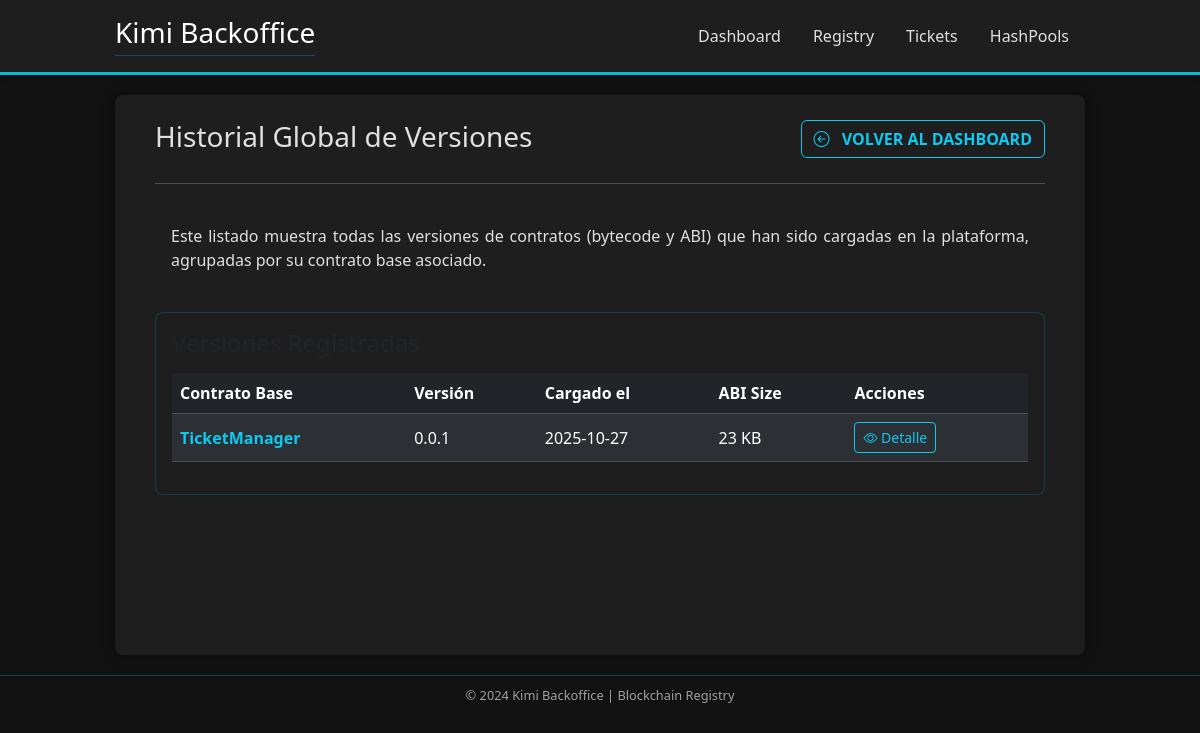
The app's page /contractRegistry/version/list/ with its own data.
### contractRegistry/models.py (models this page shows, shortened)
class ContractVersion(models.Model):
    base_contract = models.ForeignKey(BaseContract, on_delete=models.CASCADE, related_name='versions')
    version = models.CharField(max_length=50)
    bytecode = models.TextField()
    abi = models.JSONField()
    created_at = models.DateTimeField(auto_now_add=True)
    class Meta:
        constraints = [
            UniqueConstraint(
                fields=['base_contract', 'version'],
                name='unique_version_per_base_contract'
            )
        ]

class BaseContract(models.Model):
    name = models.CharField(max_length=100, unique=True)
    descripcion = models.TextField(blank=True, help_text="Descripción opcional del contrato base.")
    created_at = models.DateTimeField(auto_now_add=True)

### contractRegistry/views.py (the view)
# urls.py: path('version/list/', views.versionList, name='version_list'),
def versionList(request):
    versions = ContractVersion.objects.all()
    context = {
        'versions': versions
    }
    return render(request, 'contractRegistry/version_list.html', context)

### templates/contractRegistry/version_list.html (shortened to what this page needs)
{% extends "base.html" %}
{% load static %}
{% block content %}
<div class="centered-container mx-auto dashboard-content">
    <div class="d-flex justify-content-between align-items-center mb-4 border-0">
      <h2 class="h3 text-accent mb-0" style="border-bottom: none !important;">Historial Global de Versiones</h2>
      <a href="{% url 'contractRegistry:index' %}" class="btn btn-outline-info fw-bold text-uppercase"><i class="bi bi-arrow-left-circle me-2"></i> Volver al Dashboard</a>
    </div>
    <hr class="text-accent mt-0 mb-4" />
    <div class="mb-4 welcome-card p-3 d-flex justify-content-between align-items-start">
      <div style="text-align: justify;">
        <p class="mb-0 text-text-dim">
          Este listado muestra todas las versiones de contratos (bytecode y ABI) que han sido cargadas en la plataforma, agrupadas por su contrato base asociado.
        </p>
      </div>
    </div>
    <div class="card status-card-table p-3">
        <h4 class="text-text-light mb-3">Versiones Registradas</h4>
        <table class="table table-dark table-striped table-hover">
            <thead>
                <tr>
                    <th scope="col" class="text-accent">Contrato Base</th>
                    <th scope="col" class="text-accent">Versión</th>
                    <th scope="col" class="text-accent">Cargado el</th>
                    <th scope="col" class="text-accent">ABI Size</th>
                    <th scope="col" class="text-accent">Acciones</th>
                </tr>
            </thead>
            <tbody>
                {% for version in versions %}
                    <tr class="text-text-dim align-middle">
                        <td class="fw-bold text-light">
                            <a href="{% url 'contractRegistry:contract_detail' contract_id=version.base_contract.id %}" class="text-info text-decoration-none">
                                {{ version.base_contract.name }}
                            </a>
                        </td>
                        <td>{{ version.version }}</td>
                        <td>{{ version.created_at|date:'Y-m-d' }}</td>
                        <td>{{ version.abi|length }} KB</td>
                        <td>
                            <a href="{% url 'contractRegistry:contract_detail' contract_id=version.base_contract.id %}" class="btn btn-sm btn-outline-info me-2">
                                <i class="bi bi-eye"></i> Detalle
                            </a>
                        </td>
                    </tr>
                {% empty %}
                    <tr class="text-center">
                        <td colspan="5" class="text-warning fw-bold">No hay versiones de contratos registradas aún.</td>
                    </tr>
                {% endfor %}
            </tbody>
        </table>
    </div>
</div>
{% endblock %}

### templates/base.html (style rules this page uses)
:root { --base-bg: #121212; --card-bg: #1e1e1e; --accent: #00bcd4; --success: #4caf50; --text-light: #e0e0e0; --text-dim: #a0a0a0; }
body { background-color: var(--base-bg); color: var(--text-light); font-family: 'Segoe UI', Tahoma, Geneva, Verdana, sans-serif; margin: 0; padding: 0; }
.centered-container { max-width: 1000px; padding: 0 15px; }
h1, h2, h3 { color: var(--accent); border-bottom: 1px solid rgba(0, 188, 212, 0.3); padding-bottom: 5px; margin-bottom: 20px; }
.status-card-table { background-color: var(--card-bg); border: 1px solid rgba(0, 188, 212, 0.2); border-radius: 8px; }

### records on screen
ContractVersion: base_contract.name "TicketManager", version "0.0.1", created_at "2025-10-27", abi|length "23"

### other values on screen
{{ year|default:'2024' }} "2024"
